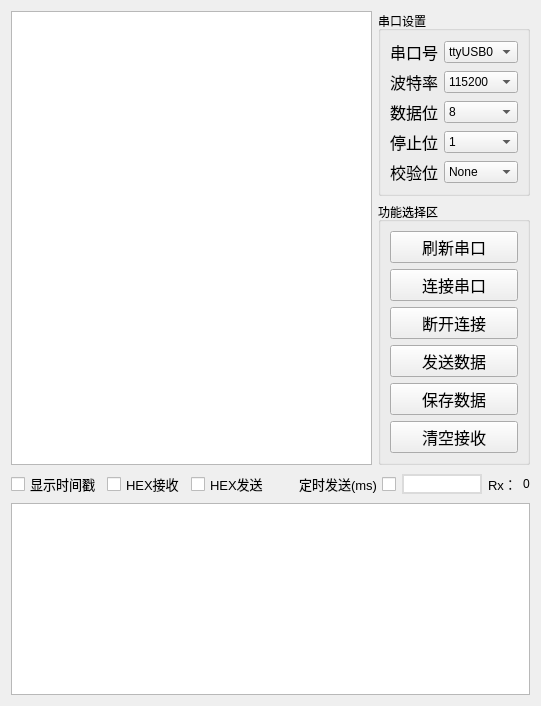
         <widget class="QWidget" name="tab_8">
          <attribute name="title">
           <string>串口调试助手</string>
          </attribute>
          <layout class="QGridLayout" name="gridLayout_6">
           <item row="0" column="0" rowspan="2">
            <widget class="QTextEdit" name="RecvTextEdit"/>
           </item>
           <item row="0" column="1">
            <widget class="QGroupBox" name="groupBox">
             <property name="title">
              <string>串口设置</string>
             </property>
             <layout class="QVBoxLayout" name="verticalLayout_11">
              <item>
               <layout class="QGridLayout" name="gridLayout_22">
                <item row="0" column="0">
                 <widget class="QLabel" name="label_6">
                  <property name="font">
                   <font>
                    <pointsize>12</pointsize>
                   </font>
                  </property>
                  <property name="text">
                   <string>串口号</string>
                  </property>
                  <property name="alignment">
                   <set>Qt::AlignCenter</set>
                  </property>
                 </widget>
                </item>
                <item row="0" column="1">
                 <widget class="QComboBox" name="uartbox">
                  <property name="currentIndex">
                   <number>0</number>
                  </property>
                  <item>
                   <property name="text">
                    <string>ttyUSB0</string>
                   </property>
                  </item>
                  <item>
                   <property name="text">
                    <string>ttyUSB1</string>
                   </property>
                  </item>
                  <item>
                   <property name="text">
                    <string>ttyUSB2</string>
                   </property>
                  </item>
                 </widget>
                </item>
                <item row="1" column="0">
                 <widget class="QLabel" name="label_7">
                  <property name="font">
                   <font>
                    <pointsize>12</pointsize>
                   </font>
                  </property>
                  <property name="text">
                   <string>波特率</string>
                  </property>
                  <property name="alignment">
                   <set>Qt::AlignCenter</set>
                  </property>
                 </widget>
                </item>
                <item row="1" column="1">
                 <widget class="QComboBox" name="baudbox">
                  <property name="currentIndex">
                   <number>3</number>
                  </property>
                  <item>
                   <property name="text">
                    <string>460800</string>
                   </property>
                  </item>
                  <item>
                   <property name="text">
                    <string>256000</string>
                   </property>
                  </item>
                  <item>
                   <property name="text">
                    <string>230400</string>
                   </property>
                  </item>
                  <item>
                   <property name="text">
                    <string>115200</string>
                   </property>
                  </item>
                  <item>
                   <property name="text">
                    <string>76800</string>
                   </property>
                  </item>
                  <item>
                   <property name="text">
                    <string>57600</string>
                   </property>
                  </item>
                  <item>
                   <property name="text">
                    <string>43000</string>
                   </property>
                  </item>
                  <item>
                   <property name="text">
                    <string>38400</string>
                   </property>
                  </item>
                  <item>
                   <property name="text">
                    <string>19200</string>
                   </property>
                  </item>
                  <item>
                   <property name="text">
                    <string>14400</string>
                   </property>
                  </item>
                  <item>
                   <property name="text">
                    <string>9600</string>
                   </property>
                  </item>
                  <item>
                   <property name="text">
                    <string>4800</string>
                   </property>
                  </item>
                  <item>
                   <property name="text">
                    <string>2400</string>
                   </property>
                  </item>
                  <item>
                   <property name="text">
                    <string>1200</string>
                   </property>
                  </item>
                 </widget>
                </item>
                <item row="2" column="0">
                 <widget class="QLabel" name="label_47">
                  <property name="font">
                   <font>
                    <pointsize>12</pointsize>
                   </font>
                  </property>
                  <property name="text">
                   <string>数据位</string>
                  </property>
                  <property name="alignment">
                   <set>Qt::AlignCenter</set>
                  </property>
                 </widget>
                </item>
                <item row="2" column="1">
                 <widget class="QComboBox" name="databox">
                  <item>
                   <property name="text">
                    <string>8</string>
                   </property>
                  </item>
                  <item>
                   <property name="text">
                    <string>7</string>
                   </property>
                  </item>
                  <item>
                   <property name="text">
                    <string>6</string>
                   </property>
                  </item>
                  <item>
                   <property name="text">
                    <string>5</string>
                   </property>
                  </item>
                 </widget>
                </item>
                <item row="3" column="0">
                 <widget class="QLabel" name="label_48">
                  <property name="font">
                   <font>
                    <pointsize>12</pointsize>
                   </font>
                  </property>
                  <property name="text">
                   <string>停止位</string>
                  </property>
                  <property name="alignment">
                   <set>Qt::AlignCenter</set>
                  </property>
                 </widget>
                </item>
                <item row="3" column="1">
                 <widget class="QComboBox" name="stopbox">
                  <item>
                   <property name="text">
                    <string>1</string>
                   </property>
                  </item>
                  <item>
                   <property name="text">
                    <string>1.5</string>
                   </property>
                  </item>
                  <item>
                   <property name="text">
                    <string>2</string>
                   </property>
                  </item>
                 </widget>
                </item>
                <item row="4" column="0">
                 <widget class="QLabel" name="label_49">
                  <property name="font">
                   <font>
                    <pointsize>12</pointsize>
                   </font>
                  </property>
                  <property name="text">
                   <string>校验位</string>
                  </property>
                  <property name="alignment">
                   <set>Qt::AlignCenter</set>
                  </property>
                 </widget>
                </item>
                <item row="4" column="1">
                 <widget class="QComboBox" name="nonebox">
                  <item>
                   <property name="text">
                    <string>None</string>
                   </property>
                  </item>
                 </widget>
                </item>
               </layout>
              </item>
             </layout>
            </widget>
           </item>
           <item row="1" column="1">
            <widget class="QGroupBox" name="groupBox_2">
             <property name="title">
              <string>功能选择区</string>
             </property>
             <layout class="QVBoxLayout" name="verticalLayout_10">
              <item>
               <widget class="QPushButton" name="RefreshUart">
                <property name="minimumSize">
                 <size>
                  <width>20</width>
                  <height>20</height>
                 </size>
                </property>
                <property name="font">
                 <font>
                  <pointsize>12</pointsize>
                  <weight>50</weight>
                  <bold>false</bold>
                 </font>
                </property>
                <property name="text">
                 <string>刷新串口</string>
                </property>
               </widget>
              </item>
              <item>
               <widget class="QPushButton" name="OpenUart">
                <property name="minimumSize">
                 <size>
                  <width>20</width>
                  <height>20</height>
                 </size>
                </property>
                <property name="font">
                 <font>
                  <pointsize>12</pointsize>
                  <weight>50</weight>
                  <bold>false</bold>
                 </font>
                </property>
                <property name="text">
                 <string>连接串口</string>
                </property>
               </widget>
              </item>
              <item>
               <widget class="QPushButton" name="CloseUart">
                <property name="minimumSize">
                 <size>
                  <width>0</width>
                  <height>20</height>
                 </size>
                </property>
                <property name="font">
                 <font>
                  <pointsize>12</pointsize>
                  <weight>50</weight>
                  <bold>false</bold>
                 </font>
                </property>
                <property name="text">
                 <string>断开连接</string>
                </property>
               </widget>
              </item>
              <item>
               <widget class="QPushButton" name="SendDataFile">
                <property name="minimumSize">
                 <size>
                  <width>0</width>
                  <height>20</height>
                 </size>
                </property>
                <property name="font">
                 <font>
                  <pointsize>12</pointsize>
                  <weight>50</weight>
                  <bold>false</bold>
                 </font>
                </property>
                <property name="text">
                 <string>发送数据</string>
                </property>
               </widget>
              </item>
              <item>
               <widget class="QPushButton" name="SaveRecvDataFile">
                <property name="minimumSize">
                 <size>
                  <width>0</width>
                  <height>20</height>
                 </size>
                </property>
                <property name="font">
                 <font>
                  <pointsize>12</pointsize>
                  <weight>50</weight>
                  <bold>false</bold>
                 </font>
                </property>
                <property name="text">
                 <string>保存数据</string>
                </property>
               </widget>
              </item>
              <item>
               <widget class="QPushButton" name="ClearRecvButton">
                <property name="minimumSize">
                 <size>
                  <width>0</width>
                  <height>20</height>
                 </size>
                </property>
                <property name="font">
                 <font>
                  <pointsize>12</pointsize>
                  <weight>50</weight>
                  <bold>false</bold>
                 </font>
                </property>
                <property name="text">
                 <string>清空接收</string>
                </property>
               </widget>
              </item>
             </layout>
            </widget>
           </item>
           <item row="2" column="0" colspan="2">
            <layout class="QHBoxLayout" name="horizontalLayout_9">
             <item>
              <layout class="QHBoxLayout" name="horizontalLayout_17">
               <item>
                <widget class="QCheckBox" name="timecheckBox">
                 <property name="font">
                  <font>
                   <pointsize>10</pointsize>
                  </font>
                 </property>
                 <property name="text">
                  <string>显示时间戳</string>
                 </property>
                </widget>
               </item>
               <item>
                <widget class="QCheckBox" name="recvcheckBox">
                 <property name="font">
                  <font>
                   <pointsize>10</pointsize>
                  </font>
                 </property>
                 <property name="text">
                  <string>HEX接收</string>
                 </property>
                </widget>
               </item>
               <item>
                <widget class="QCheckBox" name="HexsendcheckBox">
                 <property name="font">
                  <font>
                   <pointsize>10</pointsize>
                  </font>
                 </property>
                 <property name="text">
                  <string>HEX发送</string>
                 </property>
                </widget>
               </item>
              </layout>
             </item>
             <item>
              <spacer name="horizontalSpacer_4">
               <property name="orientation">
                <enum>Qt::Horizontal</enum>
               </property>
               <property name="sizeHint" stdset="0">
                <size>
                 <width>18</width>
                 <height>20</height>
                </size>
               </property>
              </spacer>
             </item>
             <item>
              <layout class="QHBoxLayout" name="horizontalLayout_18">
               <item>
                <widget class="QCheckBox" name="timesendcheckBox">
                 <property name="font">
                  <font>
                   <pointsize>10</pointsize>
                  </font>
                 </property>
                 <property name="layoutDirection">
                  <enum>Qt::RightToLeft</enum>
                 </property>
                 <property name="text">
                  <string>定时发送(ms)</string>
                 </property>
                </widget>
               </item>
               <item>
                <widget class="QLineEdit" name="timelineEdit">
                 <property name="maximumSize">
                  <size>
                   <width>80</width>
                   <height>16777215</height>
                  </size>
                 </property>
                 <property name="styleSheet">
                  <string notr="true">border: 2px solid #DBDBDB;</string>
                 </property>
                </widget>
               </item>
              </layout>
             </item>
             <item>
              <layout class="QHBoxLayout" name="horizontalLayout_32">
               <item>
                <widget class="QLabel" name="label_50">
                 <property name="font">
                  <font>
                   <pointsize>10</pointsize>
                  </font>
                 </property>
                 <property name="text">
                  <string>Rx：</string>
                 </property>
                </widget>
               </item>
               <item>
                <widget class="QLabel" name="RxNumlabel">
                 <property name="text">
                  <string>0</string>
                 </property>
                </widget>
               </item>
              </layout>
             </item>
            </layout>
           </item>
           <item row="3" column="0" colspan="2">
            <widget class="QTextEdit" name="SendTextEdit"/>
           </item>
          </layout>
         </widget>
